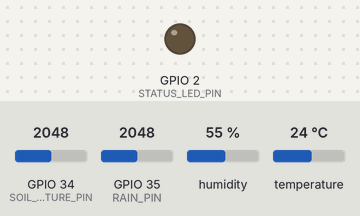
Bench run of a program on a simulated ESP32. Shown: output pins drawn as LEDs (lit = HIGH). The inputs (shaded band) are chosen by the test bench; at power-on: GPIO 34 (SOIL_MOISTURE_PIN) = 2048, GPIO 35 (RAIN_PIN) = 2048, humidity 55 %, temperature 24 °C (analog values on the 0–4095 scale). WiFi joins after 1.5 s; servers stay silent unless stated; uploads are accepted with an empty reply; the local clock reads 2024-03-15 10:24:30 at power-on unless the program sets it; what the program prints to the serial monitor is not drawn.

Above: at 1.1 s.
At 4.2 s:
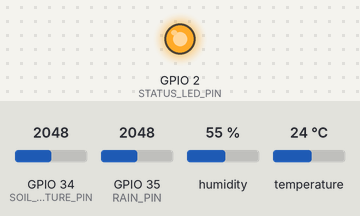
Timing chart, 0 to 5.7 s (numbered marks = the images above):
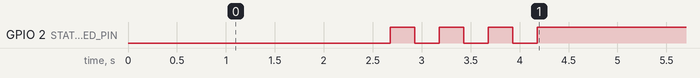

The program:

main.cpp
```cpp
#include <Arduino.h>
#include <WiFi.h>
#include <HTTPClient.h>
#include <WiFiClientSecure.h>
#include <DHT.h>
#include <ArduinoJson.h>
#include <config.h>
#include <time.h>

// Sensor setup
DHT dht(DHT_PIN, DHTTYPE);

// WiFi and HTTP client
WiFiClientSecure wifiClient;
HTTPClient http;

// Time variables for NTP
const char* ntpServer = "pool.ntp.org";
const long gmtOffset_sec = 0;  // UTC
const int daylightOffset_sec = 0;

// State tracking
unsigned long lastPostTime = 0;
bool lastPostSuccess = false;
bool wifiConnected = false;
int rainBaseline = 0;
bool raining = false;

// Average analog samples
int readAnalogAvg(int pin, int samples = 32) {
  long sum = 0;
  for (int i = 0; i < samples; i++) {
    sum += analogRead(pin);
    delay(2);
  }
  return (int)(sum / samples);
}

// Soil read with settling reads
void readSoil(int &rawAvg, int &mvAvg) {
  analogRead(SOIL_MOISTURE_PIN);
  analogRead(SOIL_MOISTURE_PIN);
  delay(10);
  long rawSum = 0, mvSum = 0;
  for (int i = 0; i < 32; i++) {
    rawSum += analogRead(SOIL_MOISTURE_PIN);
    mvSum  += analogReadMilliVolts(SOIL_MOISTURE_PIN);
    delay(2);
  }
  rawAvg = (int)(rawSum / 32);
  mvAvg  = (int)(mvSum / 32);
}

// Decide rain state with hysteresis
bool updateRain(int rainRaw) {
#if RAIN_USE_BASELINE
  int change = abs(rainRaw - rainBaseline);
  if (!raining && change > RAIN_DELTA_ON)  raining = true;
  if (raining  && change < RAIN_DELTA_OFF) raining = false;
#else
  raining = (rainRaw < 2000);
#endif
  return raining;
}

// Map soil raw ADC to percentage 0-100%
float computeSoilPercent(int rawVal) {
  float pct = 0.0;
  if (SOIL_DRY_RAW > SOIL_WET_RAW) {
    pct = (float)(SOIL_DRY_RAW - rawVal) / (float)(SOIL_DRY_RAW - SOIL_WET_RAW) * 100.0;
  } else {
    pct = (float)(rawVal - SOIL_DRY_RAW) / (float)(SOIL_WET_RAW - SOIL_DRY_RAW) * 100.0;
  }
  return constrain(pct, 0.0, 100.0);
}

// Get current time in ISO 8601 UTC format
String getIso8601Time() {
  struct tm timeinfo;
  if (!getLocalTime(&timeinfo, 500)) {
    return "";
  }
  char buffer[30];
  strftime(buffer, sizeof(buffer), "%Y-%m-%dT%H:%M:%SZ", &timeinfo);
  return String(buffer);
}

// Connect to Wi-Fi
bool connectToWiFi() {
  Serial.print("[WiFi] Connecting to: ");
  Serial.println(WIFI_SSID);

  WiFi.disconnect(true);
  delay(100);

  WiFi.mode(WIFI_STA);
  WiFi.begin(WIFI_SSID, WIFI_PASSWORD);

  unsigned long startAttempt = millis();
  while (WiFi.status() != WL_CONNECTED) {
    if (millis() - startAttempt > WIFI_TIMEOUT_MS) {
      Serial.println("\n[ERROR] Wi-Fi connection timeout!");
      return false;
    }
    digitalWrite(STATUS_LED_PIN, !digitalRead(STATUS_LED_PIN));
    delay(250);
    Serial.print(".");
  }

  Serial.println("\n[WiFi] Connected!");
  Serial.print("[WiFi] IP address: ");
  Serial.println(WiFi.localIP());

  configTime(gmtOffset_sec, daylightOffset_sec, ntpServer);
  Serial.println("[NTP] Time sync initiated");

  digitalWrite(STATUS_LED_PIN, HIGH);
  return true;
}

// Post telemetry reading to API
bool postReading(float temperature, float humidity, float soilPct, int soilRaw, int soilMv, int rainState, int rainRaw) {
  String capturedAt = getIso8601Time();

  JsonDocument doc;
  doc["device_id"]         = DEVICE_ID;
  if (capturedAt.length() > 0) {
    doc["captured_at"]     = capturedAt;
  }
  doc["temperature_C"]     = round(temperature * 10.0) / 10.0;
  doc["humidity_%"]        = round(humidity * 10.0) / 10.0;
  doc["soil_moisture_%"]   = round(soilPct * 10.0) / 10.0;
  doc["soil_raw"]          = soilRaw;
  doc["soil_mv"]           = soilMv;
  doc["rain"]              = rainState;
  doc["rain_raw"]          = rainRaw;

  String jsonString;
  serializeJson(doc, jsonString);

  String url = String(API_BASE_URL) + "/api/sensors/reading";

  if (url.startsWith("https://")) {
    wifiClient.setInsecure();
  }

  http.begin(wifiClient, url);
  http.addHeader("Content-Type", "application/json");
  http.addHeader("X-API-Key", DEVICE_API_KEY);

  Serial.printf("[HTTP] POST -> %s\n", url.c_str());
  int httpCode = http.POST(jsonString);

  if (httpCode == 201 || httpCode == 200) {
    Serial.printf("[HTTP] %d SUCCESS\n", httpCode);
    http.end();
    return true;
  } else {
    Serial.printf("[HTTP] %d FAILED: %s\n", httpCode, http.errorToString(httpCode).c_str());
    http.end();
    return false;
  }
}

void setup() {
  Serial.begin(SERIAL_BAUD);
  delay(1000);

  Serial.println("\n=============================================");
  Serial.println("HydroWise ESP32 PlatformIO Node (DHT + Soil + Rain)");
  Serial.println("=============================================");

  pinMode(STATUS_LED_PIN, OUTPUT);
  digitalWrite(STATUS_LED_PIN, LOW);

  analogReadResolution(12);
  analogSetPinAttenuation(SOIL_MOISTURE_PIN, ADC_11db);
  analogSetPinAttenuation(RAIN_PIN, ADC_11db);

  dht.begin();
  delay(1500);

  rainBaseline = readAnalogAvg(RAIN_PIN);
  Serial.printf("[Init] Rain dry baseline: %d\n", rainBaseline);

  wifiConnected = connectToWiFi();
}

void loop() {
  // Reconnect if disconnected (rate-limited so loop isn't blocked continuously)
  static unsigned long lastReconnectAttempt = 0;
  if (WiFi.status() != WL_CONNECTED) {
    wifiConnected = false;
    if (millis() - lastReconnectAttempt >= 15000 || lastReconnectAttempt == 0) {
      lastReconnectAttempt = millis();
      Serial.println("[WARN] Wi-Fi disconnected, reconnecting...");
      wifiConnected = connectToWiFi();
    }
  } else {
    wifiConnected = true;
  }

  // Read DHT with retries
  float temperature = NAN, humidity = NAN;
  for (int attempt = 0; attempt < 3; attempt++) {
    temperature = dht.readTemperature();
    humidity    = dht.readHumidity();
    if (!isnan(temperature) && !isnan(humidity)) break;
    delay(400);
  }

  if (isnan(temperature) || isnan(humidity)) {
    temperature = 28.5;
    humidity    = 55.0;
  }

  // Read Soil
  int soilRaw = 0, soilMv = 0;
  readSoil(soilRaw, soilMv);
  float soilMoisturePct = computeSoilPercent(soilRaw);

  // Read Rain
  int rainRaw = readAnalogAvg(RAIN_PIN);
  int rainState = updateRain(rainRaw) ? 1 : 0;

  Serial.println("---------------------------------------------");
  Serial.printf("[SENSOR] Temp: %.1f C | Hum: %.1f %% | Soil: %.1f %% (raw: %d) | Rain: %d\n",
                temperature, humidity, soilMoisturePct, soilRaw, rainState);

  // Post to API
  if (wifiConnected && (millis() - lastPostTime >= POST_INTERVAL_MS || lastPostTime == 0)) {
    lastPostTime = millis();
    bool success = postReading(temperature, humidity, soilMoisturePct, soilRaw, soilMv, rainState, rainRaw);
    lastPostSuccess = success;
    if (success) {
      digitalWrite(STATUS_LED_PIN, HIGH);
    } else {
      for (int i = 0; i < 4; i++) {
        digitalWrite(STATUS_LED_PIN, !digitalRead(STATUS_LED_PIN));
        delay(100);
      }
    }
  }

  delay(READING_INTERVAL_MS);
}
```

config.example.h
```cpp
#ifndef CONFIG_H
#define CONFIG_H

// Sensor Pin Configuration
#define DHT_PIN 4
#define SOIL_MOISTURE_PIN 34  // ADC1 only (ADC2 conflicts with Wi-Fi)
#define RAIN_PIN 35           // ADC1 only (Rain detector AO)
#define STATUS_LED_PIN 2      // Built-in LED on most ESP32 boards

// DHT Sensor Model
#define DHTTYPE DHT11         // Change to DHT22 if using DHT22

// Soil Moisture Calibration (measure these with your sensor)
// SOIL_DRY_RAW: reading in dry air (typically 2800 - 3300)
// SOIL_WET_RAW: reading submerged in water (typically 1100 - 1500)
#define SOIL_DRY_RAW 3200
#define SOIL_WET_RAW 1400

// Rain Detector Calibration
#define RAIN_USE_BASELINE true
#define RAIN_DELTA_ON 400
#define RAIN_DELTA_OFF 200

// Sensor Reading & Post Intervals (milliseconds)
#define READING_INTERVAL_MS 2000
#define POST_INTERVAL_MS 10000

// Serial Monitor Baud Rate
#define SERIAL_BAUD 115200

// Wi-Fi Configuration
#define WIFI_SSID "your-wifi-ssid"
#define WIFI_PASSWORD "your-wifi-password"
#define WIFI_TIMEOUT_MS 20000

// API Configuration
// Set to your computer's local IP (e.g. "http://192.168.1.100:8000") or cloud URL ("https://hydrowise-api.onrender.com")
#define API_BASE_URL "http://192.168.1.100:8000"
#define DEVICE_ID "esp32-field-01"
#define DEVICE_API_KEY "hydrowise-esp32-key-dev"

#endif // CONFIG_H
```
